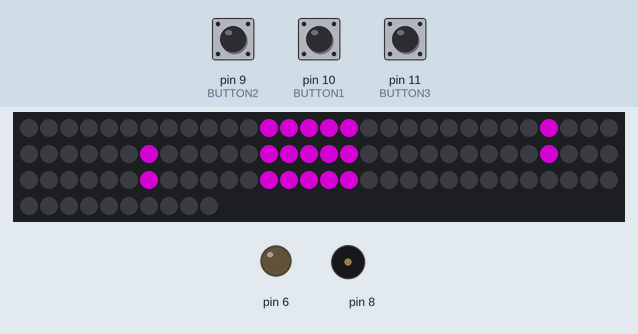
Simulated run of this sketch. Board: Arduino Uno, built with avr-gcc and run on an emulated ATmega328P. On the bench: 100 RGB LEDs in strip order, left to right, continuing on the next row, output pins drawn as LEDs (lit = HIGH), buzzer (waves = sounding). The inputs (shaded band) are chosen by the test bench; at power-on: pin 9 (BUTTON2) LOW, pin 10 (BUTTON1) LOW, pin 11 (BUTTON3) LOW. Dim RGB values are drawn brighter than linear; random numbers use the default seed unless the sketch sets one.

Above: at 0.4 s.
At 4.58 s:
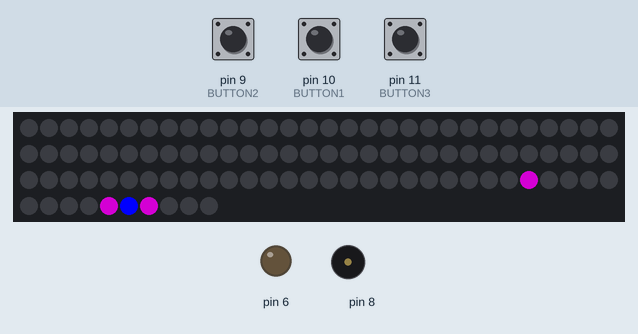
5.3 s: pin 9 (BUTTON2) pulled HIGH for 0.15 s
6.0 s: pin 10 (BUTTON1) pulled HIGH for 0.15 s
At 6.42 s:
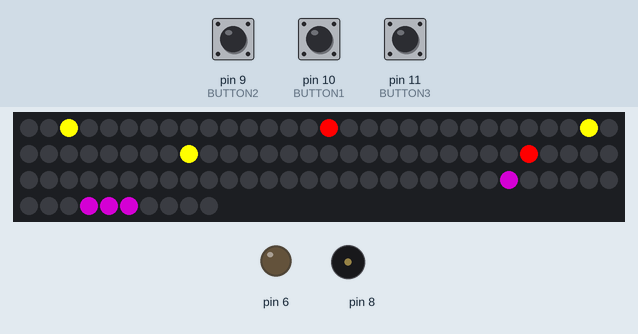
6.7 s: pin 11 (BUTTON3) pulled HIGH for 0.15 s
7.4 s: pin 9 (BUTTON2) pulled HIGH for 1 s
9.0 s: pin 10 (BUTTON1) pulled HIGH for 1 s
At 10.42 s:
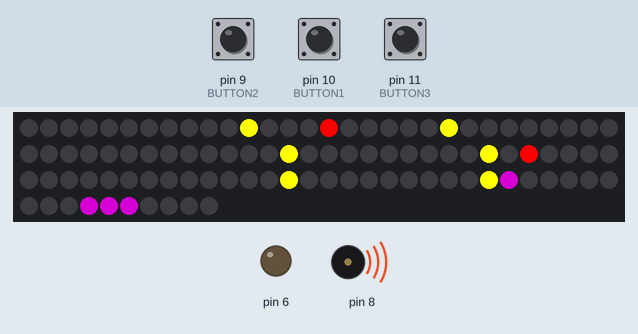
Timing chart, 0 to 11.6 s (numbered marks = the images above; inputs shaded):
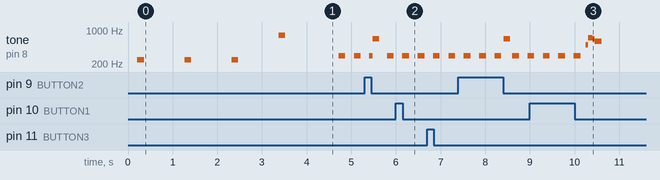

The sketch:

Fighter.ino
```cpp
#include <FastLED.h>

// 定義LED燈带的数據腳位、LED数量和顏色類型
#define DATA_PIN 3
#define BUTTON1 10
#define BUTTON2 9
#define BUTTON3 11
#define BUTTON4 10
#define LED_COUNT 100
#define LED_TYPE WS2812B

//define music
#define NOTE_A0 0
#define NOTE_D1  37
#define NOTE_A3  220
#define NOTE_AS3 233
#define NOTE_B3  247
#define NOTE_C4  262
#define NOTE_CS4 277
#define NOTE_D4  294
#define NOTE_DS4 311
#define NOTE_E4  330
#define NOTE_F4  349
#define NOTE_FS4 370
#define NOTE_G4  392
#define NOTE_GS4 415
#define NOTE_A4  440
#define NOTE_AS4 466
#define NOTE_B4  494
#define NOTE_C5  523
#define NOTE_CS5 554
#define NOTE_D5  587
#define NOTE_DS5 622
#define NOTE_E5  659
#define NOTE_F5  698
#define NOTE_FS5 740
#define NOTE_G5  784
#define NOTE_GS5 831

int melody1[] = {
  NOTE_D4, NOTE_A0
};

int noteDurations1[] = {
  2,2
};

int melody2[] = {
  NOTE_E5, NOTE_A0
};

int noteDurations2[] = {
  2,2
};

int melody3[] = {
  NOTE_B3, NOTE_A0
};
int noteDurations3[] = {
  2,2
};

int melody4[] = {
  NOTE_G5, NOTE_A0
};
int noteDurations4[] = {
  2,2
};

int melody5[] = {
  NOTE_B4, NOTE_F5, NOTE_F5, NOTE_E5, NOTE_D5, NOTE_C5, NOTE_D1
};
int noteDurations5[] = {
  2,2,2,2,2,2,2
};


void play(int *melody, int *noteDurations, int num){
  for(int note = 0; note < num; note++){
    int noteDuration = 300 / noteDurations[note];
    tone(8, melody[note], noteDuration);
    delay(50);
  }
}
// 定義FastLED對象
CRGB leds[LED_COUNT];

void setup() {
  // 初始化FastLED庫
  FastLED.addLeds<LED_TYPE, DATA_PIN, GRB>(leds, LED_COUNT);
  Serial.begin(9600);  // 初始化串口通信
  pinMode(6, OUTPUT);
  pinMode(BUTTON1, INPUT);
  pinMode(BUTTON2, INPUT);
  pinMode(BUTTON3, INPUT);
  pinMode(BUTTON4, INPUT);
}


void loop() {
    int Three[10][10] =
    {{0,0,0,0,0,0,0,0,0,0}
    ,{0,0,1,1,1,1,1,0,0,0}
    ,{0,0,0,0,0,0,1,0,0,0}
    ,{0,0,0,0,0,0,1,0,0,0}
    ,{0,0,1,1,1,1,1,0,0,0}
    ,{0,0,0,0,0,0,1,0,0,0}
    ,{0,0,0,0,0,0,1,0,0,0}
    ,{0,0,1,1,1,1,1,0,0,0}
    ,{0,0,0,0,0,0,0,0,0,0}
    ,{0,0,0,0,0,0,0,0,0,0}
    };


    int Two[10][10] =
    {{0,0,0,0,0,0,0,0,0,0}
    ,{0,0,1,1,1,1,1,0,0,0}
    ,{0,0,0,0,0,0,1,0,0,0}
    ,{0,0,0,0,0,0,1,0,0,0}
    ,{0,0,1,1,1,1,1,0,0,0}
    ,{0,0,1,0,0,0,0,0,0,0}
    ,{0,0,1,0,0,0,0,0,0,0}
    ,{0,0,1,1,1,1,1,0,0,0}
    ,{0,0,0,0,0,0,0,0,0,0}
    ,{0,0,0,0,0,0,0,0,0,0}
    };


    int One[10][10] =
    {{0,0,0,0,0,0,0,0,0,0}
    ,{0,0,0,1,1,0,0,0,0,0}
    ,{0,0,0,0,1,0,0,0,0,0}
    ,{0,0,0,0,1,0,0,0,0,0}
    ,{0,0,0,0,1,0,0,0,0,0}
    ,{0,0,0,0,1,0,0,0,0,0}
    ,{0,0,0,0,1,0,0,0,0,0}
    ,{0,0,0,0,1,0,0,0,0,0}
    ,{0,0,0,0,0,0,0,0,0,0}
    ,{0,0,0,0,0,0,0,0,0,0}
    };


    int Zero[10][10] =
    {{0,0,0,0,0,0,0,0,0,0}
    ,{0,0,1,1,1,1,1,0,0,0}
    ,{0,0,1,0,0,0,1,0,0,0}
    ,{0,0,1,0,0,0,1,0,0,0}
    ,{0,0,1,0,0,0,1,0,0,0}
    ,{0,0,1,0,0,0,1,0,0,0}
    ,{0,0,1,0,0,0,1,0,0,0}
    ,{0,0,1,1,1,1,1,0,0,0}
    ,{0,0,0,0,0,0,0,0,0,0}
    ,{0,0,0,0,0,0,0,0,0,0}
    };

    int t = 0, score = 0, player = 5, cd = 0;
    int Screen[10][10] = {0}, button1, button2, button3;
    int i, j;
    for(i=0; i<10; i++) for(j=0; j<10; j++) Screen[i][j] = 1;


    printled(Screen);
    if(digitalRead(BUTTON1)) button1 = 0;
    if(digitalRead(BUTTON2)) button2 = 0;
    if(digitalRead(BUTTON3)) button3 = 0;

    if(!digitalRead(BUTTON1)) button1++;
    if(!digitalRead(BUTTON2)) button2++;
    if(!digitalRead(BUTTON3)) button3++;
    if(button1==1 || button2==1 || button3==1){
      for(i=0; i<10; i++) for(j=0; j<10; j++) Screen[i][j] = 0;
      delay(200);
      printled(Three);
      play(melody3, noteDurations3, 1);
      delay(1000);
      printled(Two);
      play(melody3, noteDurations3, 1);
      delay(1000);
      printled(One);
      play(melody3, noteDurations3, 1);
      delay(1000);
      printled(Zero);
      play(melody4, noteDurations4, 1);
      delay(1000);
      Screen[9][player] = Screen[9][player-1] = Screen[9][player+1] = Screen[8][player] = 1;
      while(1){
        delay(20);
        t=(t+1)%10000;
        if(cd>=0) cd--;

        if(Screen[8][player]==3 || Screen[8][player+1]==3 || Screen[8][player-1]==3 || Screen[7][player]==3) break;

        if(cd<0) Screen[9][player] = 7;
        printled(Screen);
        if(cd<0) Screen[9][player] = 1;

        if(digitalRead(BUTTON1)) button1 = 0;
        if(digitalRead(BUTTON2)) button2 = 0;
        if(digitalRead(BUTTON3)) button3 = 0;

        if(!digitalRead(BUTTON1)) button1++;
        if(!digitalRead(BUTTON2)) button2++;
        if(!digitalRead(BUTTON3)) button3++;

         if(button1==1 || button2==1 || button3==1){
          if(button1==1 && player>1){
            Screen[8][player] = 0;
            Screen[8][player-1] = 1;
            Screen[9][player+1] = 0;
            Screen[9][player-2] = 1;
            player--;
          }else if(button3==1 && player<8){
            Screen[8][player] = 0;
            Screen[8][player+1] = 1;
            Screen[9][player-1] = 0;
            Screen[9][player+2] = 1;
            player++;
          }else if(button2>=1 && cd<0){
            Screen[7][player] = 2;
            Screen[7][player+1] = 2;
            Screen[7][player-1] = 2;
            cd=100;
            play(melody2, noteDurations2, 1);
          }
        }

        if(t%10 == 0){
          for(int i=8; i>=1; i--){
            for(int j=0; j<10; j++){
              if(Screen[i][j]+Screen[i-1][j] == 6){
                if(Screen[i+1][j]==2){
                  Screen[i-1][j] = 0;
                  Screen[i][j] = 0;
                  Screen[i+1][j] = 0;
                }else{
                  Screen[i-1][j] = 0;
                  Screen[i+1][j] = 3;
                }
              }
            }
          }
          for(int j=0; j<10; j++) if(Screen[0][j] == 3) Screen[1][j] = 3;
          for(int j=0; j<10; j++) if(Screen[8][j]+Screen[9][j] == 6) Screen[8][j] = 0;
          for(int j=0; j<10; j++) if(Screen[8][j]+Screen[9][j] == 3) Screen[9][j] = 0;
        }
        if(t%3 == 0){
          for(int i=0; i<10; i++){
            for(int j=0; j<10; j++){
              if(Screen[i][j] == 2){
                if(i == 0){
                  Screen[i][j] = 0;
                }else if(Screen[i-1][j] == 3){
                  Screen[i][j] = 0;
                  Screen[i-1][j] = 0;
                  Screen[i-2][j] = 0;
                }else{
                  Screen[i][j] = 0;
                  Screen[i-1][j] = 2;
                }
              }
            }
          }
        }
        if(t%12 == 0){
            Screen[7][player] = 2;
            play(melody1, noteDurations1, 1);
        }
        if(t%30 == 0){
          Screen[0][random()%8+1] = 3;

         }
      }
      printled(Screen);
      play(melody5, noteDurations5, 5);
      delay(2000);
    }
}


void printled(int Screen[10][10]) //螢幕顯示(arduino要改成控制LED)
{
  int i, j;
  for(i=0; i<10; i++){
    for(j=0; j<10; j++){
      switch(Screen[i][j]){
        case 0:
          leds[10*i+j] = CRGB::Black;
          break;
        case 1:
          leds[10*i+j] = CRGB::Purple;
          break;
        case 2:
          leds[10*i+j] = CRGB::Red;
          break;
        case 3:
          leds[10*i+j] = CRGB::Yellow;
          break;
        case 4:
          leds[10*i+j] = CRGB::Orange;
          break;
        case 5:
          leds[10*i+j] = CRGB::Pink;
          break;
        case 6:
          leds[10*i+j] = CRGB::Gray;
          break;
        case 7:
          leds[10*i+j] = CRGB::Blue;
          break;
        case 8:
          leds[10*i+j] = CRGB::Purple;
          break;
        case 9:
          leds[10*i+j] = CRGB::White;
          break;
        case 10:
          leds[10*i+j] = CRGB::Brown;
          break;
      }
    }
  }
  FastLED.show();
}
```

Measured:
- by itself, tone on pin 8: plays 247 Hz for 0.15 s, 247 Hz for 0.15 s, 247 Hz for 0.15 s, 784 Hz for 0.15 s, 294 Hz for 0.15 s, 294 Hz for 0.15 s
